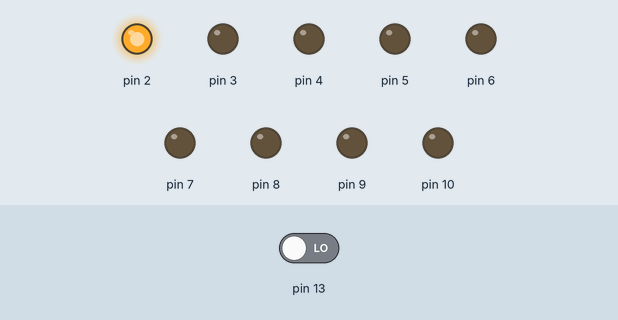
A sketch run on a simulated Arduino Uno, built with avr-gcc and run on an emulated ATmega328P. Shown: output pins drawn as LEDs (lit = HIGH). Inputs (shaded band) come from the test bench; at power-on: pin 13 LOW. What the sketch prints to the serial monitor is not drawn.

Above: at 1.2 s.
1.3 s: pin 13 driven HIGH
At 1.6 s:
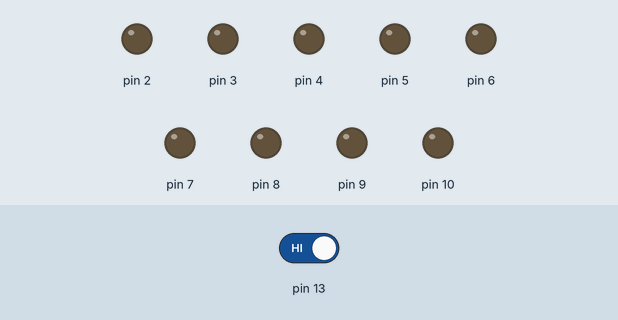
2.8 s: pin 13 driven LOW
At 3.9 s:
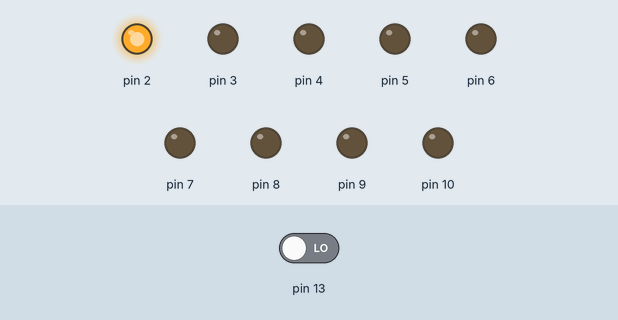
Timing chart, 0 to 5.8 s (numbered marks = the images above; inputs shaded):
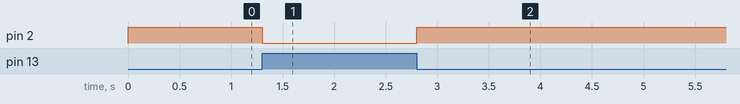

Measured:
- after the input at 1.3 s, pin 2: HIGH → LOW at once
- after the input at 2.8 s, pin 2: LOW → HIGH at once

The sketch:

lab3.ino
```cpp
void setup() {
  // put your setup code here, to run once:
  for(int i=13;i<=12;i++)
    pinMode(i,INPUT);
  for(int i=2;i<=10;i++)
    pinMode(i,OUTPUT);
  Serial.begin(9600);
}

void loop() {
  // put your main code here, to run repeatedly:
  Serial.print(digitalRead(13));
  if(digitalRead(13)  ==  1)
    digitalWrite(2,LOW);
  else
    digitalWrite(2,HIGH);
}
```
